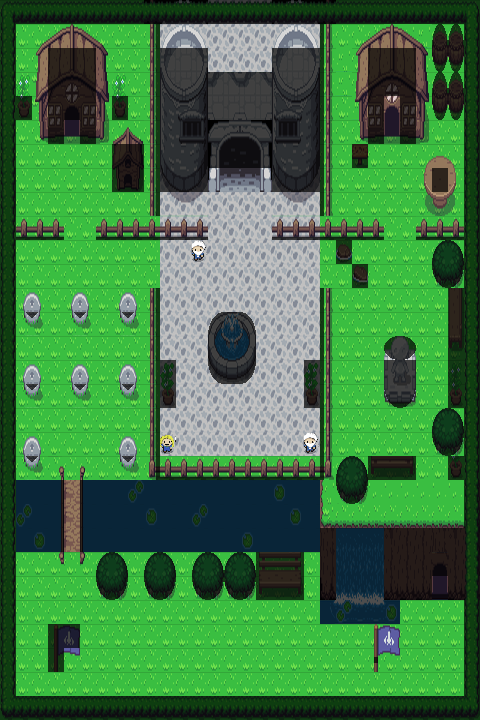

This is a level from a 2D game, rendered from its Tiled map with the project's own tilesets. A one-line summary and the map file follow, with tile-layer data summarised:
An orthogonal 30x30 tile map with 16x24 px tiles, 3 tile layers (Tile Layer 1, Tile Layer 2, collision), 2 tilesets and 9 objects (5x teleport, 2x stacey, 2x dom).

<map version="1.10" tiledversion="1.10.0" orientation="orthogonal" renderorder="right-down" width="30" height="30" tilewidth="16" tileheight="24" infinite="0" nextlayerid="5" nextobjectid="19">
 <properties>
  <property name="map-east" value="home2" />
 </properties>
 <tileset firstgid="1" source="home.tsx" />
 <tileset firstgid="1441" source="collisions.tsx" />
 <layer id="1" name="Tile Layer 1" width="30" height="30">
  <data>[900 cells, 900 non-empty, 59 distinct tile ids]</data>
 </layer>
 <layer id="2" name="Tile Layer 2" width="30" height="30">
  <data>[900 cells, 434 non-empty, 142 distinct tile ids]</data>
 </layer>
 <layer id="3" name="collision" width="30" height="30" opacity="0.7">
  <data>[900 cells, 436 non-empty, 15 distinct tile ids]</data>
 </layer>
 <objectgroup id="4" name="objects">
  <object id="7" name="teleport" type="teleport" gid="1497" x="64" y="144" width="16" height="24">
   <properties>
    <property name="teleport" value="house_int1,4,8" />
   </properties>
  </object>
  <object id="11" type="teleport" gid="1497" x="112" y="192" width="32" height="24" visible="0">
   <properties>
    <property name="teleport" value="house_dog,4,8" />
   </properties>
  </object>
  <object id="12" type="teleport" gid="1497" x="384" y="144" width="16" height="24">
   <properties>
    <property name="teleport" value="milkbar,4,8" />
   </properties>
  </object>
  <object id="13" type="teleport" gid="1497" x="432" y="600" width="16" height="24" visible="0">
   <properties>
    <property name="teleport" value="cavern1,4,4" />
   </properties>
  </object>
  <object id="14" type="teleport" gid="1497" x="224.667" y="190.667" width="31.3333" height="24">
   <properties>
    <property name="teleport" value="castleEntry,9,8" />
   </properties>
  </object>
  <object id="15" type="stacey" gid="1410" x="32" y="168" width="16" height="24">
   <properties>
    <property name="enable" value="puzzlestate=0,1,2" />
   </properties>
  </object>
  <object id="16" type="dom" gid="1409" x="16" y="168" width="16" height="24">
   <properties>
    <property name="enable" value="puzzlestate=0,1,2" />
   </properties>
  </object>
  <object id="17" type="stacey" gid="1410" x="224" y="408" width="16" height="24">
   <properties>
    <property name="enable" value="puzzlestate=3" />
   </properties>
  </object>
  <object id="18" type="dom" gid="1409" x="432" y="672" width="16" height="24">
   <properties>
    <property name="enable" value="puzzlestate=4,5" />
   </properties>
  </object>
 </objectgroup>
</map>
